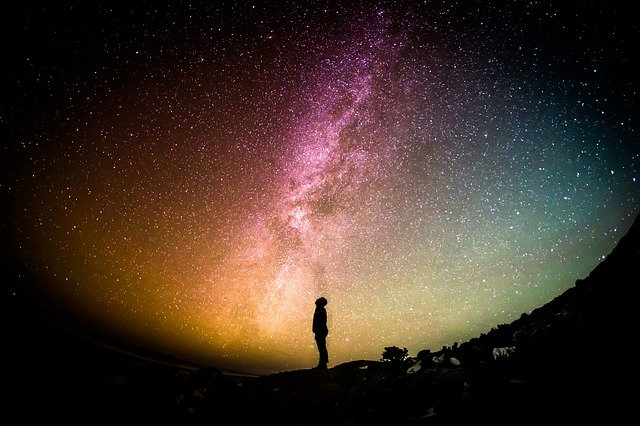
#> input picture star.jpg, 640 x 426 px, found by its file name
$ python yuzhi.py
#> lines starting #> are read from the running program, lines starting #| are printed output that depends on the picture; after the words box and inside, x2 and y2 are one past the last pixel; in counts of white or black regions, pixels touching at a corner belong together
from cv2 import cv2 as cv
import numpy as np
from matplotlib import pyplot as plt

img=cv.imread('star.jpg',cv.IMREAD_GRAYSCALE)
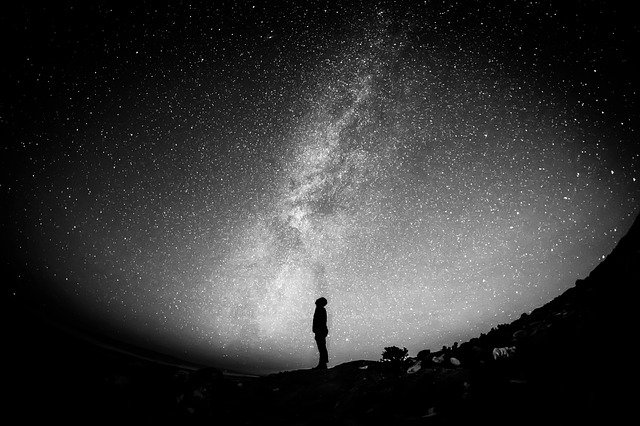
#> img: shape (426, 640); min 0, max 255, mean 54.7
ret,thresh1=cv.threshold(img,127,255,cv.THRESH_BINARY)
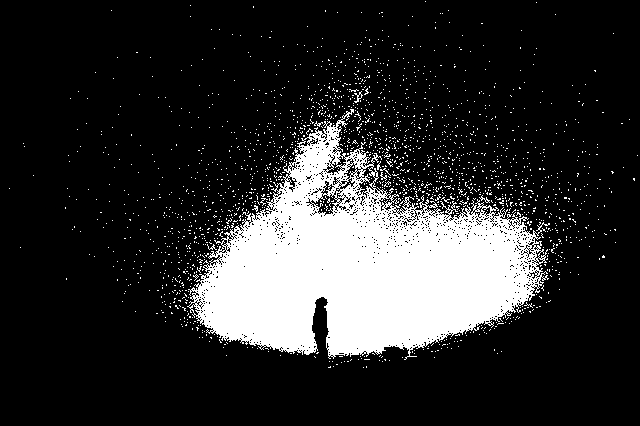
#> thresh1: shape (426, 640); 17.9% white; 1905 white regions (1899 under 20 px), largest, box (x1, y1, x2, y2) and area: (187, 109, 550, 360) 45032, (354, 91, 363, 103) 36, (479, 195, 490, 203) 26, (380, 172, 387, 181) 24, (207, 244, 217, 250) 21, (314, 121, 323, 127) 20
ret,thresh2=cv.threshold(img,127,255,cv.THRESH_BINARY_INV)
ret, thresh3 = cv.threshold(img, 127, 255, cv.THRESH_TRUNC)
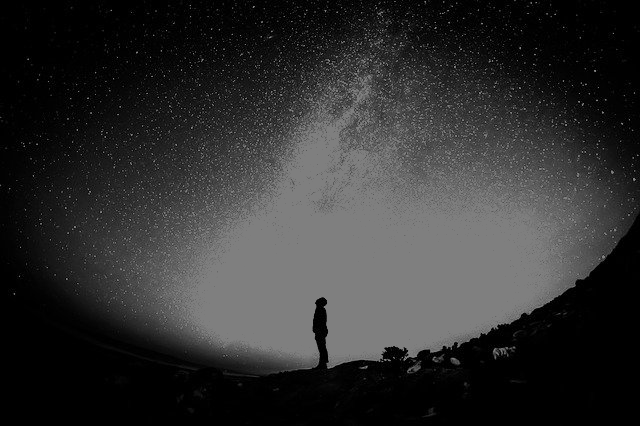
#> thresh3: shape (426, 640); min 0, max 127, mean 47.8
ret, thresh4 = cv.threshold(img, 127, 255, cv.THRESH_TOZERO)
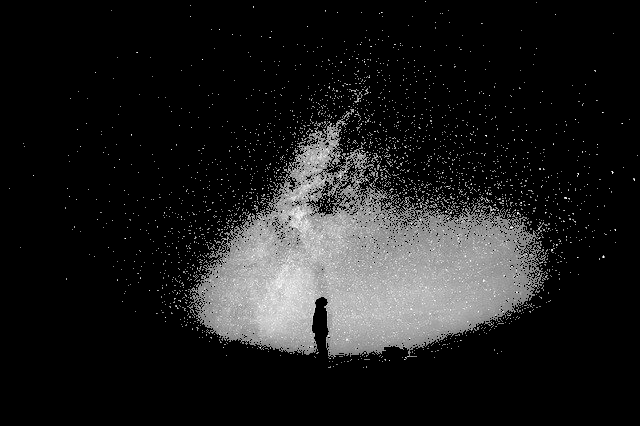
#> thresh4: shape (426, 640); min 0, max 255, mean 29.6
ret,thresh5=cv.threshold(img,127,255,cv.THRESH_TOZERO_INV)
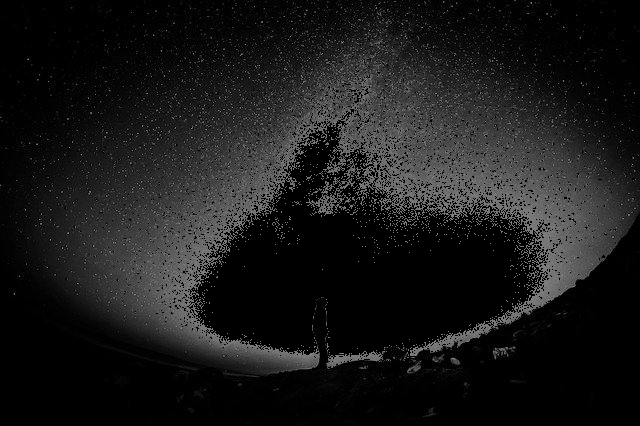
#> thresh5: shape (426, 640); min 0, max 127, mean 25.1
images = [img,thresh1,thresh2,thresh3,thresh4,thresh5]
titles=['Original_Image','Binary','Binary_INV','TRUNC','TOZERO','TOZERO_INV']
for i in range(6):
#> (the run stopped early here; a loop or call above may not have finished)
